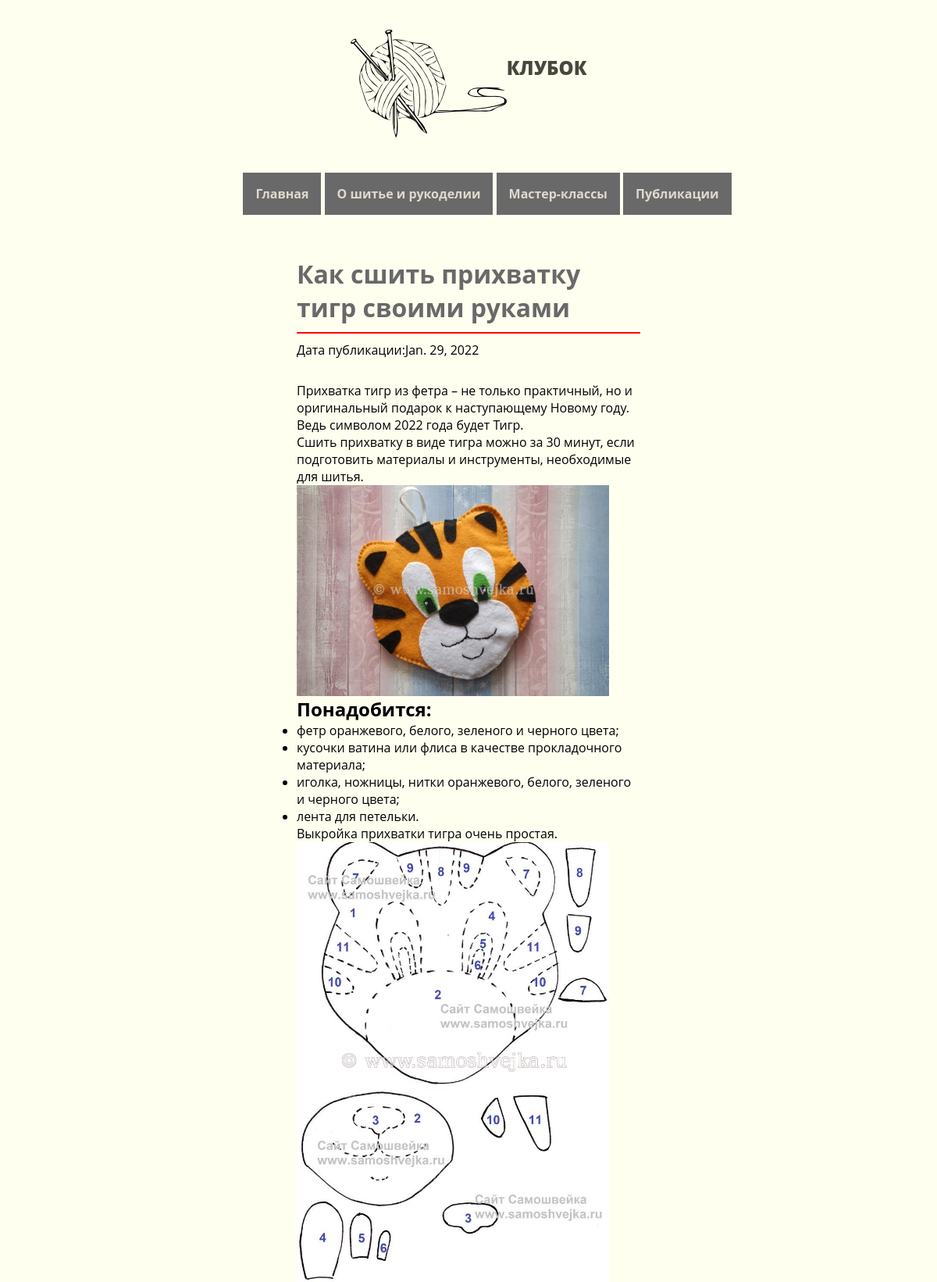
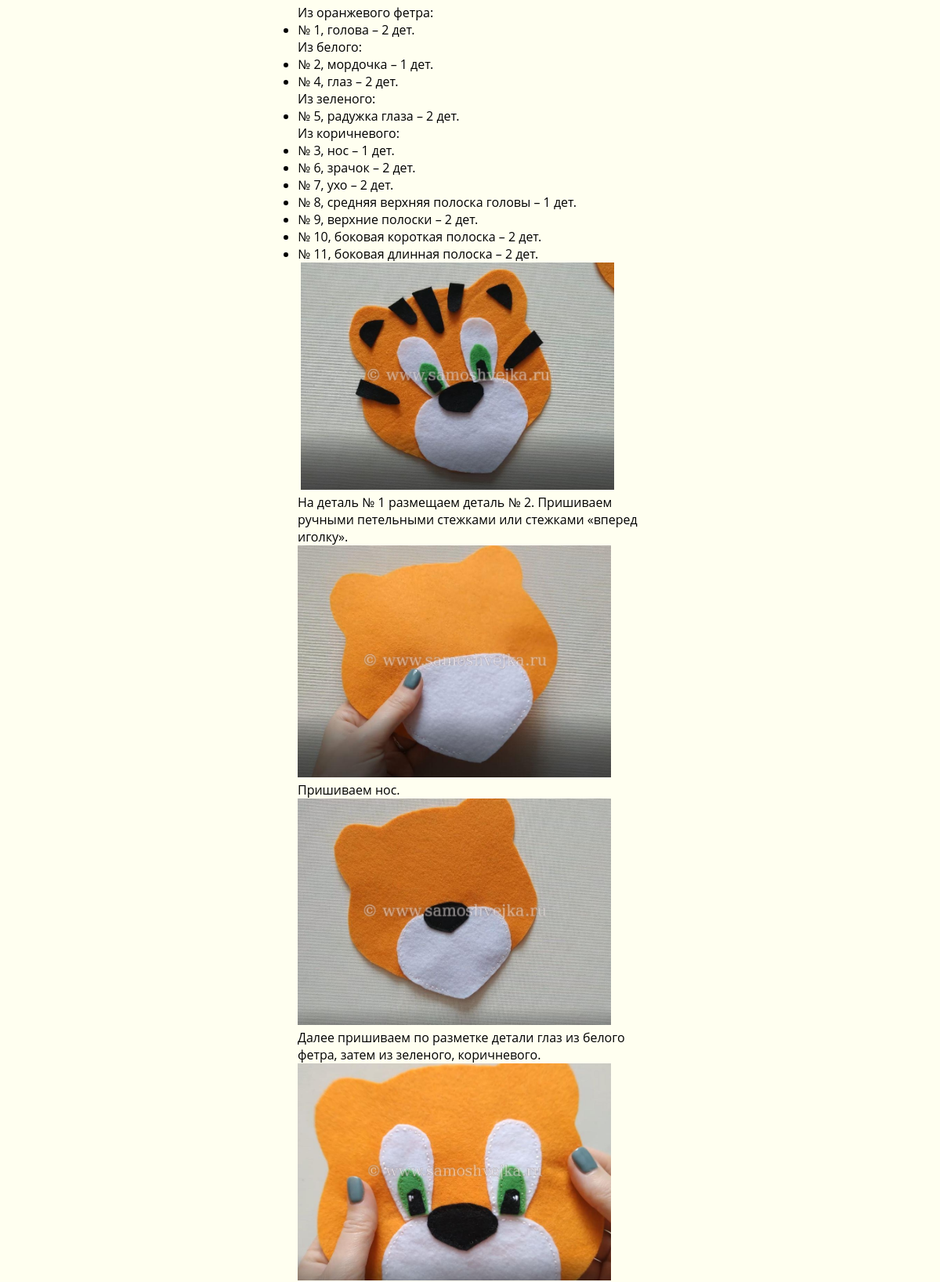
The app's page /master-class-details/2/ (upper part) with its own data (2 pictures, top to bottom).
### Sewing_site/models.py (models this page shows, shortened)
class MasterClass(models.Model):
	photo_of_preview_master_class = models.ImageField("Изображение заставки мастеркласс", upload_to = 'photo_of_preview_masterclass/')
	date_of_master_class = models.DateField("Дата публикации", default = date.today)
	title_of_master_class = models.CharField("Название мастер класса", max_length = 64)
	text_of_master_class = models.TextField("Текст к изображению")
	class Meta:
		verbose_name = "Мастер-класс"
		verbose_name_plural = "Мастер-классы"

### Sewing_site/views.py (the view)
# urls.py: path('master-class-details/<int:pk>/', views.MasterClassDetails.as_view(), name = "master-class-detail"),
class MasterClassDetails(DetailView):
	model = MasterClass
	template_name = "Sewing_site/master_class_detail.html"

### Sewing_site/templates/Sewing_site/master_class_detail.html (shortened to what this page needs)
{% extends 'Sewing_site/base.html' %}
{% block content %}
<div class = "content-text-details">
<h1>{{ object.title_of_master_class }}</h1>
<div class = "line"></div>
<span>Дата публикации:{{ object.date_of_master_class}}</span>
<div class = "content-text-details-include">
{{ object.text_of_master_class|safe}}
</div>
</div>
{% endblock %}

### Sewing_site/static/Sewing_site/style.css (style rules this page uses)
* { margin: 0; padding: 0; box-sizing: border-box; }
html,body { font-family: 'Open Sans', sans-serif; height: 100%; }
body { background: #FFFFF0; }
.content-text-details { margin: 30px 34.5% 30px 34.5%; padding: 20px; }
.content-text-details h1 { color: #696969; }
.content-text-details-include { margin-top: 30px; }
.line { border-bottom: 2px solid #f00; margin: 10px 0px 10px 0px }
@media screen and (max-width: 1750px) { .content-text-details { margin: 30px 30% 30px 30%; padding: 20px; } }

### records on screen
MasterClass: title_of_master_class "Как сшить прихватку тигр своими руками", date_of_master_class "Jan. 29, 2022", text_of_master_class "Прихватка тигр из фетра – не только практичный, но и оригинальный подарок к наступающему Новому году. Ведь символом 2022 года будет Тигр. Сшить прихватку в виде тигра можно за 30 минут, если подготовить материалы и инструменты, необходимые для шитья. Понадобится: фетр оранжевого, белого, зеленого и черного цвета; кусочки ватина или флиса в качестве прокладочного материала; иголка, ножницы, нитки оранжевого, белого, зеленого и черного цвета; лента для петельки. Выкройка прихватки тигра очень простая. Из оранжевого фетра: № 1, голова – 2 дет. Из белого: № 2, мордочка – 1 дет. № 4, глаз – 2 дет. Из зеленого: № 5, радужка глаза – 2 дет. Из коричневого: № 3, нос – 1 дет. № 6, зрачок – 2 дет. №…", text_of_master_class (picture)
